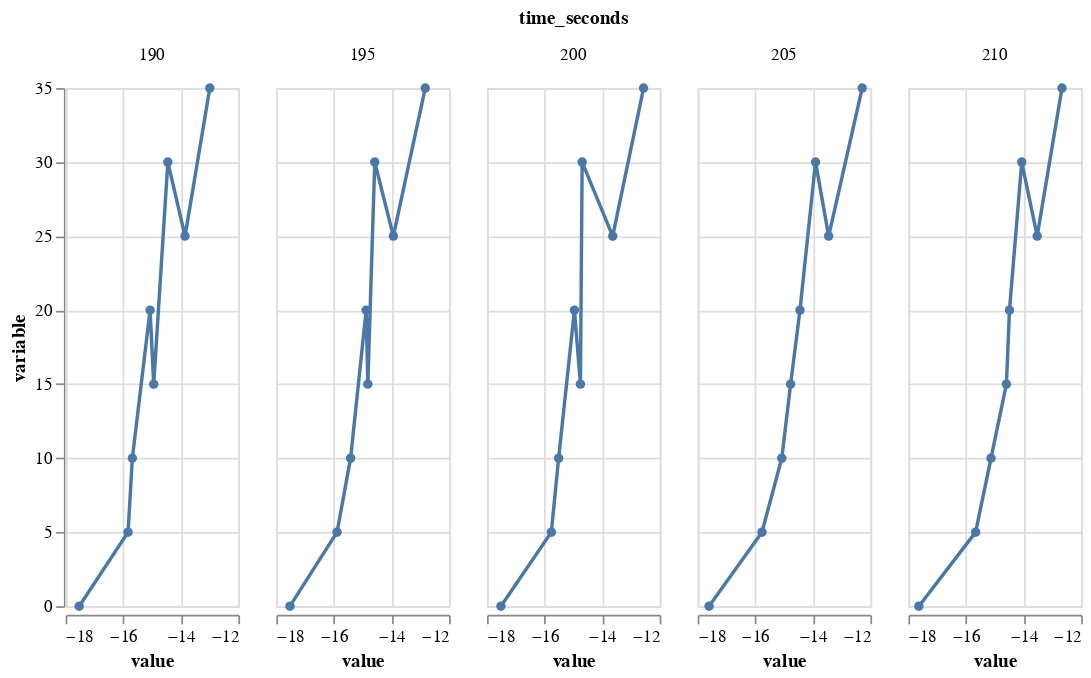

Here is the notebook cell this chart was saved with:
### Code cell
alt.Chart(df.query("time_seconds > 185")).mark_line(point=True).encode(
    alt.X('value:Q', sort='-y'),
    alt.Y('variable:Q'),
    alt.Facet('time_seconds:Q')
).properties(width=100)

### Figure 1 — Vega-Lite specification as saved in the notebook (floating-point values rounded to 4 significant figures)
{"config": {"view": {"continuousWidth": 400, "continuousHeight": 300}}, "data": {"name": "data-dce0c66db8d8b4c3628c650bf48ed201"}, "mark": {"type": "line", "point": true}, "encoding": {"facet": {"field": "time_seconds", "type": "quantitative"}, "x": {"field": "value", "sort": "-y", "type": "quantitative"}, "y": {"field": "variable", "type": "quantitative"}}, "width": 100, "$schema": "https://vega.github.io/schema/vega-lite/v4.17.0.json", "datasets": {"data-dce0c66db8d8b4c3628c650bf48ed201": [{"time_seconds": 190, "side": "low", "variable": 0, "value": -17.53}, {"time_seconds": 190, "side": "high", "variable": 5, "value": -15.83}, {"time_seconds": 190, "side": "low", "variable": 10, "value": -15.68}, {"time_seconds": 190, "side": "high", "variable": 15, "value": -14.94}, {"time_seconds": 190, "side": "low", "variable": 20, "value": -15.07}, {"time_seconds": 190, "side": "high", "variable": 25, "value": -13.85}, {"time_seconds": 190, "side": "low", "variable": 30, "value": -14.45}, {"time_seconds": 190, "side": "high", "variable": 35, "value": -12.99}, {"time_seconds": 195, "side": "low", "variable": 0, "value": -17.53}, {"time_seconds": 195, "side": "high", "variable": 5, "value": -15.89}, {"time_seconds": 195, "side": "low", "variable": 10, "value": -15.42}, {"time_seconds": 195, "side": "high", "variable": 15, "value": -14.82}, {"time_seconds": 195, "side": "low", "variable": 20, "value": -14.88}, {"time_seconds": 195, "side": "high", "variable": 25, "value": -13.93}, {"time_seconds": 195, "side": "low", "variable": 30, "value": -14.58}, {"time_seconds": 195, "side": "high", "variable": 35, "value": -12.83}, {"time_seconds": 200, "side": "low", "variable": 0, "value": -17.52}, {"time_seconds": 200, "side": "high", "variable": 5, "value": -15.77}, {"time_seconds": 200, "side": "low", "variable": 10, "value": -15.51}, {"time_seconds": 200, "side": "high", "variable": 15, "value": -14.75}, {"time_seconds": 200, "side": "low", "variable": 20, "value": -14.96}, {"time_seconds": 200, "side": "high", "variable": 25, "value": -13.63}, {"time_seconds": 200, "side": "low", "variable": 30, "value": -14.69}, {"time_seconds": 200, "side": "high", "variable": 35, "value": -12.56}, {"time_seconds": 205, "side": "low", "variable": 0, "value": -17.61}, {"time_seconds": 205, "side": "high", "variable": 5, "value": -15.77}, {"time_seconds": 205, "side": "low", "variable": 10, "value": -15.08}, {"time_seconds": 205, "side": "high", "variable": 15, "value": -14.77}, {"time_seconds": 205, "side": "low", "variable": 20, "value": -14.45}, {"time_seconds": 205, "side": "high", "variable": 25, "value": -13.45}, {"time_seconds": 205, "side": "low", "variable": 30, "value": -13.91}, {"time_seconds": 205, "side": "high", "variable": 35, "value": -12.29}, {"time_seconds": 210, "side": "low", "variable": 0, "value": -17.64}, {"time_seconds": 210, "side": "high", "variable": 5, "value": -15.66}, {"time_seconds": 210, "side": "low", "variable": 10, "value": -15.13}, {"time_seconds": 210, "side": "high", "variable": 15, "value": -14.59}, {"time_seconds": 210, "side": "low", "variable": 20, "value": -14.49}, {"time_seconds": 210, "side": "high", "variable": 25, "value": -13.53}, {"time_seconds": 210, "side": "low", "variable": 30, "value": -14.06}, {"time_seconds": 210, "side": "high", "variable": 35, "value": -12.66}]}}
